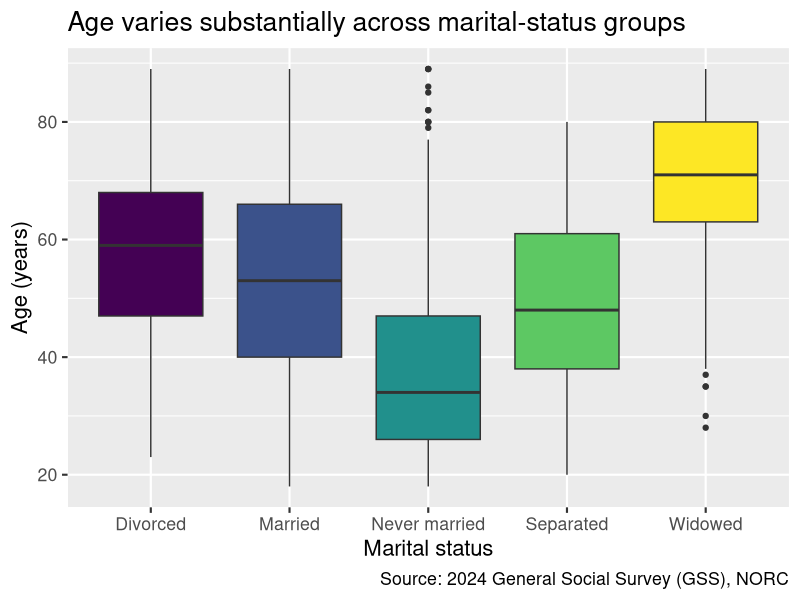
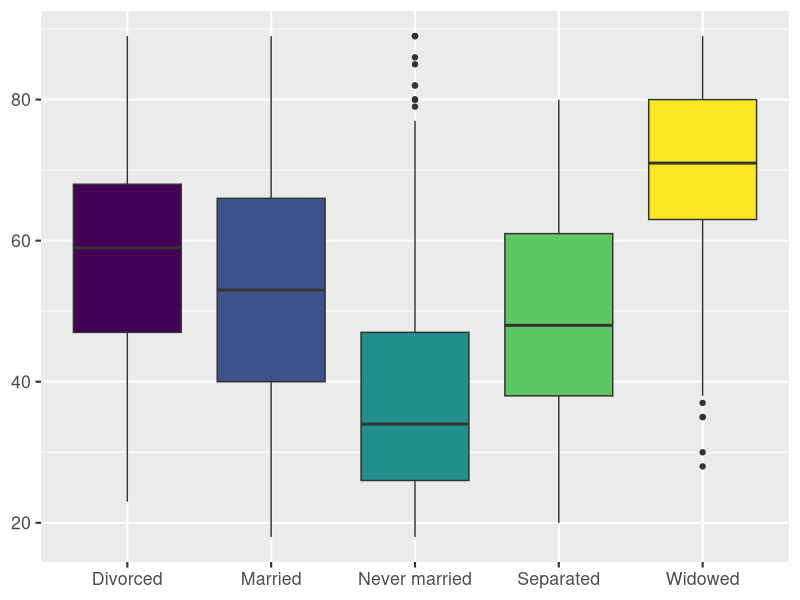
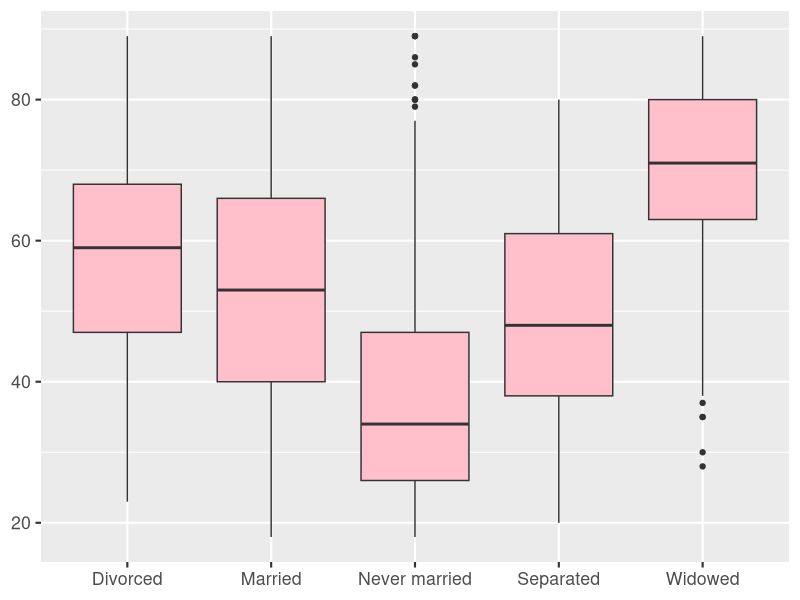
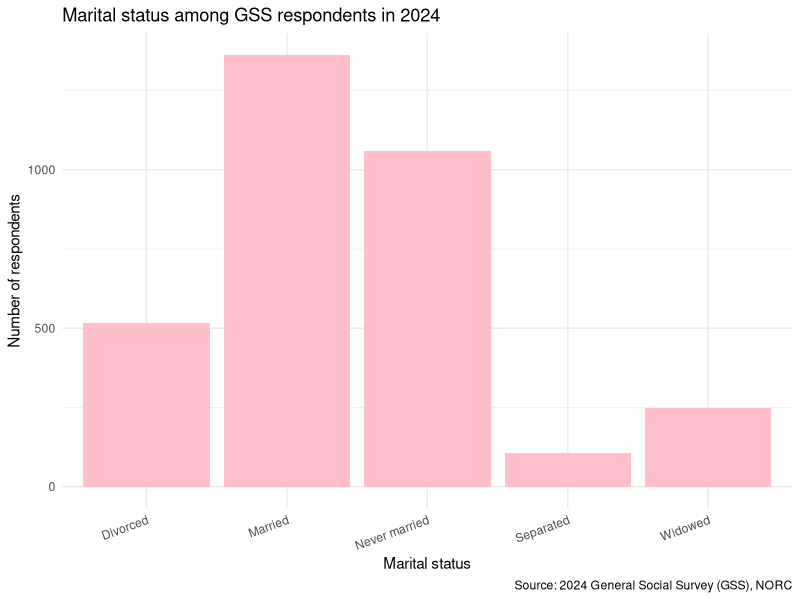
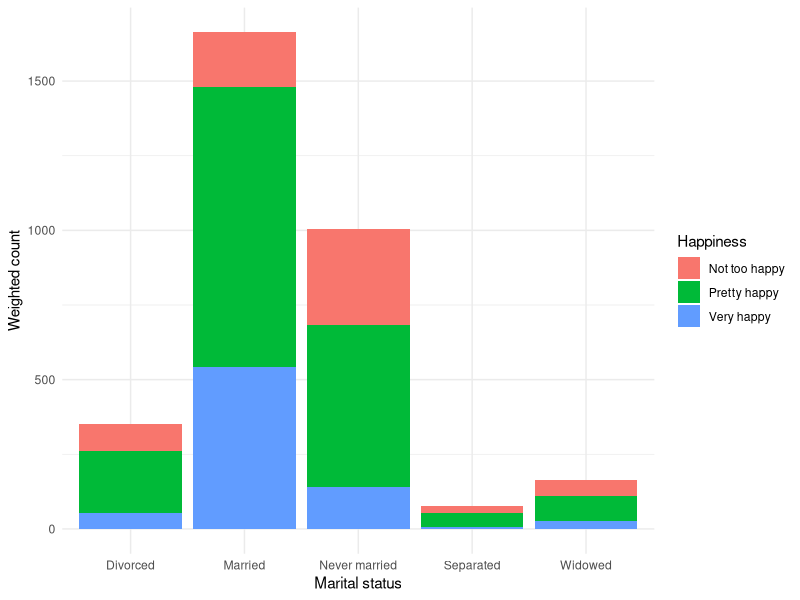
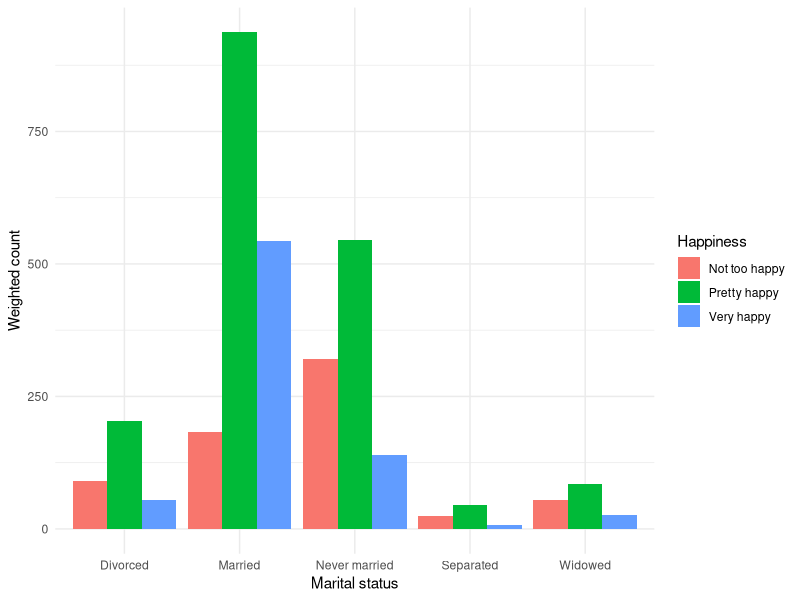
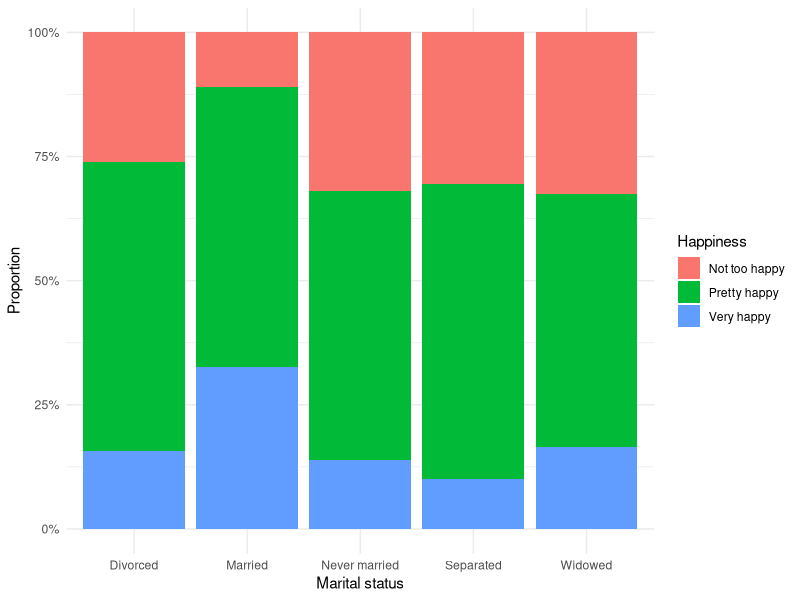

These charts were generated, in order, by the following R code:
## ---- chunk 1
#| label: setup
#| include: false
ggplot2::theme_set(ggplot2::theme_gray(base_size = 16))
## ---- chunk 2
#| label: load-packages
#| message: false
library(tidyverse)
## ---- chunk 3
#| label: load-gss-data
#| message: false
gss <- read_csv("data/gss-2024.csv")
## ---- chunk 4
#| label: gss-view
gss
## ---- chunk 5
#| label: age-marital-boxplot
#| fig-width: 9
#| fig-height: 4.5
ggplot(gss, aes(x = marital_status, y = age, fill = marital_status)) +
  geom_boxplot(show.legend = FALSE) +
  labs(
    title = "Age varies substantially across marital-status groups",
    x = "Marital status",
    y = "Age (years)",
    caption = "Source: 2024 General Social Survey (GSS), NORC"
  ) +
  scale_fill_viridis_d()
## ---- chunk 6

## ---- chunk 7
#| ref-label: age-marital-boxplot
#| echo: false
#| warning: false
#| fig-width: 7
#| fig-height: 4
## ---- chunk 8
#| label: age-marital-boxplot-mapping
#| echo: false
#| warning: false
#| fig-width: 7
#| fig-height: 3.5
ggplot(gss, aes(x = marital_status, y = age, fill = marital_status)) +
  geom_boxplot(show.legend = FALSE) +
  labs(
    title = NULL,
    x = NULL,
    y = NULL,
    caption = NULL
  ) +
  scale_fill_viridis_d()
## ---- chunk 9
#| label: age-marital-boxplot-setting
#| echo: false
#| warning: false
#| fig-width: 7
#| fig-height: 3.5
ggplot(gss, aes(x = marital_status, y = age)) +
  geom_boxplot(fill = "pink") +
  labs(
    title = NULL,
    x = NULL,
    y = NULL,
    caption = NULL
  )
## ---- chunk 10
#| label: one-categorical
#| fig-width: 9
#| fig-height: 4
gss |>
  ggplot(aes(x = marital_status)) +
  geom_bar(fill = "pink") +
  labs(
    title = "Marital status among GSS respondents in 2024",
    x = "Marital status",
    y = "Number of respondents",
    caption = "Source: 2024 General Social Survey (GSS), NORC"
  ) +
  theme_minimal() +
  theme(axis.text.x = element_text(angle = 20, hjust = 1))
## ---- chunk 11
#| label: stacked-bars
#| fig-width: 4
#| fig-height: 4
gss |>
  filter(!is.na(happiness)) |>
  ggplot(aes(x = marital_status, fill = happiness, weight = weight)) +
  geom_bar() +
  labs(x = "Marital status", y = "Weighted count", fill = "Happiness") +
  theme_minimal(base_size = 11)
## ---- chunk 12
#| label: dodged-bars
#| fig-width: 4
#| fig-height: 4
gss |>
  filter(!is.na(happiness)) |>
  ggplot(aes(x = marital_status, fill = happiness, weight = weight)) +
  geom_bar(position = "dodge") +
  labs(x = "Marital status", y = "Weighted count", fill = "Happiness") +
  theme_minimal(base_size = 11)
## ---- chunk 13
#| label: filled-bars
#| fig-width: 4
#| fig-height: 4
gss |>
  filter(!is.na(happiness)) |>
  ggplot(aes(x = marital_status, fill = happiness, weight = weight)) +
  geom_bar(position = "fill") +
  scale_y_continuous(labels = scales::label_percent()) +
  labs(x = "Marital status", y = "Proportion", fill = "Happiness") +
  theme_minimal(base_size = 11)
